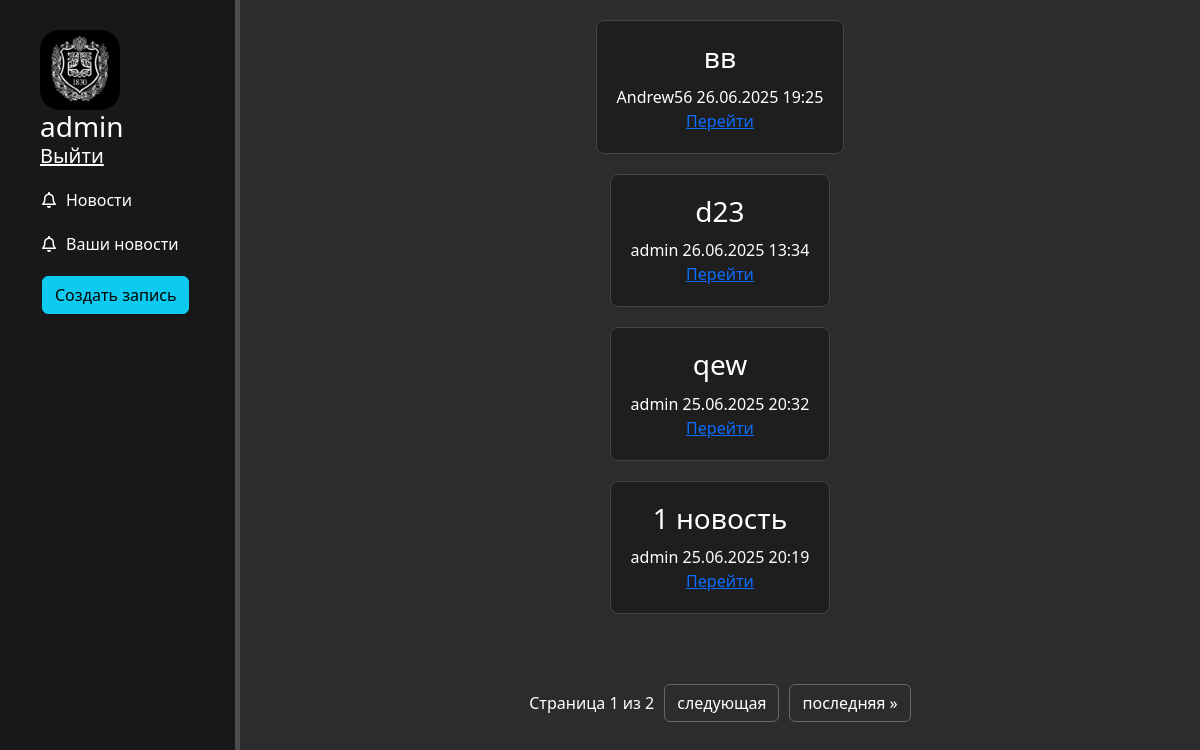
The app's page /news/ (signed in), older data.
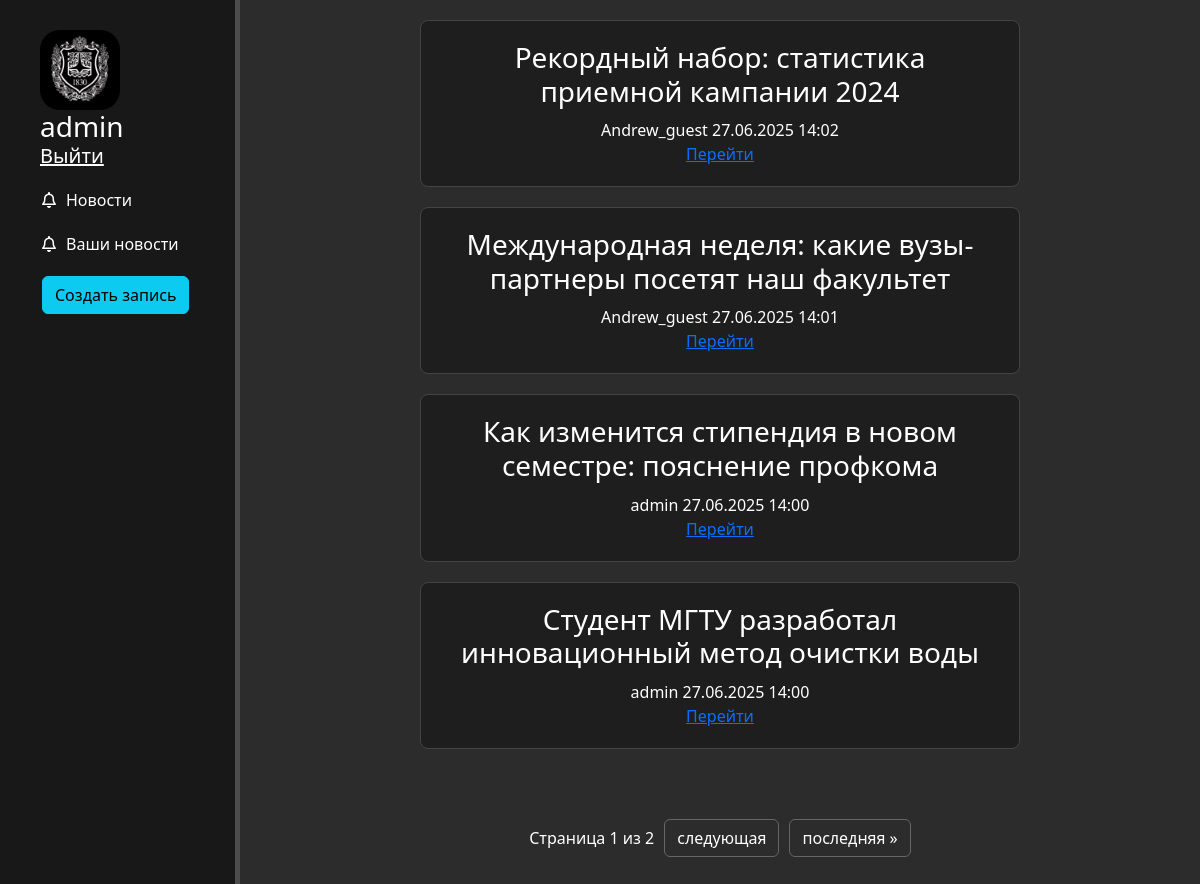
The same page, newer data.
### news/models.py (models this page shows, shortened)
class Articles(models.Model):
    title = models.CharField(max_length=200)
    faculty = models.ForeignKey(Faculty, on_delete=models.SET_NULL, null=True)
    theme = models.ForeignKey(NewsTheme, on_delete=models.SET_NULL, null=True)
    full_text = models.TextField()
    date = models.DateTimeField(auto_now_add=True)
    author = models.ForeignKey(User, on_delete=models.CASCADE)
    class Meta:
        verbose_name = 'Новость'
        verbose_name_plural = 'Новости'

### news/views.py (the view)
# urls.py: path('', views.news_home, name="news_home"),
@login_required
def news_home(request):
    news_list = Articles.objects.all().order_by('-date')
    paginator = Paginator(news_list, 4)
    page_number = request.GET.get('page')
    news = paginator.get_page(page_number)
    return render(request, 'news/news_home.html', {'news': news})

### news/templates/news/news_home.html (shortened to what this page needs)
{% extends 'main/layout.html' %}
{% block content %}
<div class="main-content">
    <div class="news-container">
        {% if news %}
            {% for el in news %}
            <div class="news-card">
                <div class="card-content">
                    <div class="news-header">
                        <h3 class="news-title">{{ el.title }}</h3>
                        <div class="news-meta">
                            <span class="news-author">{{ el.author|default:"AK" }}</span>
                            <span class="news-date">{{ el.date|date:"d.m.Y H:i" }}</span>
                        </div>
                    </div>
                    <a href="{% url 'news-detail' el.id %}" class="news-link">Перейти</a>
                </div>
            </div>
            {% endfor %}
            <div class="pagination-container">
                <span class="step-links">
                    <span class="current text-white">
                        Страница {{ news.number }} из {{ news.paginator.num_pages }}
                    </span>
                    {% if news.has_next %}
                        <a href="?page={{ news.next_page_number }}" class="btn btn-outline-light">следующая</a>
                        <a href="?page={{ news.paginator.num_pages }}" class="btn btn-outline-light">последняя &raquo;</a>
                    {% endif %}
                </span>
            </div>
        {% else %}
            <div class="alert alert-dark text-center">
                Нет доступных новостей
            </div>
        {% endif %}
    </div>
</div>
{% endblock %}

### main/templates/main/layout.html (shortened to what this page needs)
{% load static %}
<!DOCTYPE html>
<html lang="en">
<head>
    <link rel="stylesheet" href="https://cdn.jsdelivr.net/npm/bootstrap@5.3.3/dist/css/bootstrap.min.css">
    <link rel="stylesheet" href="{% static 'main/css/main.css' %}">
    <link rel="stylesheet" href="https://use.fontawesome.com/releases/v6.5.2/css/all.css">
</head>
<body>
    <aside>
        <img src="{% static 'main/img/logo_bmstu.png' %}" alt="#">
        <span class="logo">
            <h3>
                {% if user.is_authenticated %}
                    {{ user.username }}
                    <small><a href="{% url 'logout' %}" class="text-white"><h5>Выйти</h5></a></small>
                {% else %}
                    <a href="{% url 'login' %}" class="text-white">Войти</a> |
                    <a href="{% url 'reg' %}" class="text-white">Регистрация</a>
                {% endif %}
            </h3>
        </span>
        <ul>
            <a href="{% url 'news_home' %}"><li><i class="fa-regular fa-bell"></i>Новости</li></a>
            <a href="{% url 'user_news' %}"><li><i class="fa-regular fa-bell"></i>Ваши новости</li></a>
            {% if user.is_authenticated %}
                <a href="{% url 'create' %}"><li><button class="btn btn-info">Создать запись</button></li></a>
            {% endif %}
        </ul>
    </aside>
    <main>
        {% block content %}
        {% endblock %}
    </main>
</body>
</html>

### main/static/main/css/main.css (style rules this page uses)
body { background-color: #2c2c2c; }
aside { float: left; background-color: #181818; width: 20%; padding: 2.5%; height: 120vh; color: #fff; border-right: 5px solid #4d4d4d; }
aside img { width: 80px; margin-left: 10px; float: left; border-radius: 20px; }
aside .logo { font-size: 40px; margin-left: 10px; font-weight: bold; top: -5px; }
aside h3 { margin-top: 20px; margin-left: 10px; }
aside ul { list-style: none; }
aside ul li { color: #fff; margin-top: 20px; margin-left: -20px; transition: transform .3s ease; }
aside ul li i { margin-right: 10px; }
aside ul a { text-decoration: none; }
.main-content { margin-left: 20%; padding: 20px; min-height: 100vh; display: flex; flex-direction: column; }
.news-container { max-width: 800px; margin: 0 auto; width: 100%; flex-grow: 1; display: flex; flex-direction: column; }
.news-card { background-color: #1e1e1e; border: 1px solid #444; border-radius: 8px; padding: 20px; margin-bottom: 20px; color: white; }
.pagination-container { margin-top: auto; padding: 20px 0; text-align: center; }
.step-links { display: inline-flex; align-items: center; gap: 10px; }
.news-card { background-color: #1e1e1e; border: 1px solid #444; border-radius: 8px; padding: 20px; margin-bottom: 20px; color: white; text-align: center; max-width: 600px; margin-left: auto; margin-right: auto; }
.news-card h3 { margin-bottom: 10px; color: #fff; }
.pagination-container { margin-top: 30px; text-align: center; }
.btn-outline-light { border-color: #666; color: #fff; }

Row changes from the older to the newer data that the page shows:
removed Articles: title "вв", author "Andrew56", date "26.06.2025 19:25"
removed Articles: title "d23", author "admin", date "26.06.2025 13:34"
removed Articles: title "qew", author "admin", date "25.06.2025 20:32"
removed Articles: title "1 новость", author "admin", date "25.06.2025 20:19"
added Articles: title "Рекордный набор: статистика приемной кампании 2024", author "Andrew_guest", date "27.06.2025 14:02"
added Articles: title "Международная неделя: какие вузы-партнеры посетят наш факультет", author "Andrew_guest", date "27.06.2025 14:01"
added Articles: title "Как изменится стипендия в новом семестре: пояснение профкома", author "admin", date "27.06.2025 14:00"
added Articles: title "Студент МГТУ разработал инновационный метод очистки воды", author "admin", date "27.06.2025 14:00"
